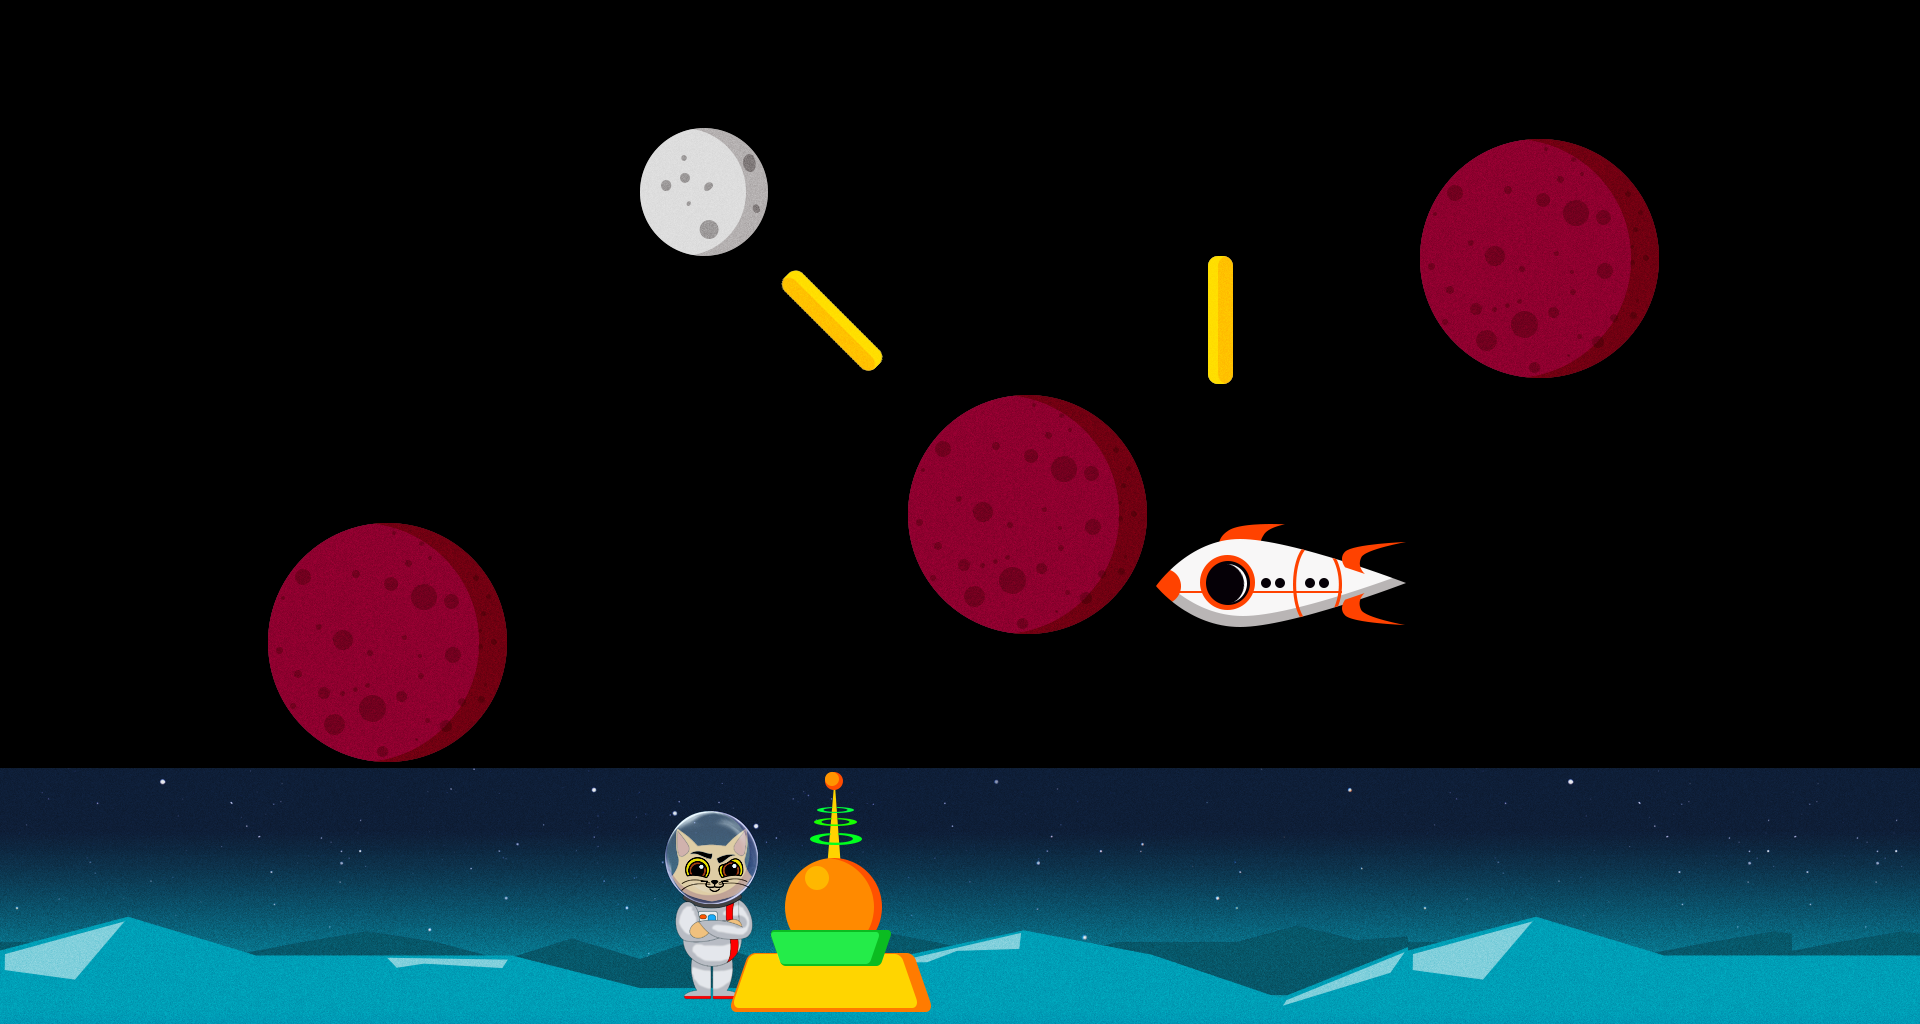

The image is a tile-based game level rendered from a .tmx file. Its description and complete source (layers, tilesets, objects, tile grids) follow:
An orthogonal 15x8 tile map with 128x128 px tiles, 3 tile layers (BackgroudLayer, PlayerLayer, GameLayer), 2 tilesets.

<map version="1.0" tiledversion="1.1.0" orientation="orthogonal" renderorder="right-down" width="15" height="8" tilewidth="128" tileheight="128" infinite="0" nextobjectid="1">
 <tileset firstgid="1" source="tiles.tsx" />
 <tileset firstgid="65" source="template_assets_v1.tsx" />
 <layer name="BackgroudLayer" width="15" height="8">
  <data encoding="csv">
0,0,0,0,0,0,0,0,0,0,0,0,0,0,0,
0,0,0,0,0,0,0,0,0,0,0,0,0,0,0,
0,0,0,0,0,0,0,0,0,0,0,0,0,0,0,
0,0,0,0,0,0,0,0,0,0,0,0,0,0,0,
0,0,0,0,0,0,0,0,0,0,0,0,0,0,0,
0,0,0,0,0,0,0,0,0,0,0,0,0,0,0,
158,159,160,161,162,163,164,165,166,167,168,158,159,160,160,
173,174,175,176,177,178,179,180,181,182,183,173,174,175,175
</data>
 </layer>
 <layer name="PlayerLayer" width="15" height="8">
  <data encoding="csv">
0,0,0,0,0,0,0,0,0,0,0,0,0,0,0,
0,0,0,0,0,0,0,0,0,0,0,0,0,0,0,
0,0,0,0,0,0,0,0,0,0,0,0,0,0,0,
0,0,0,0,0,0,0,0,0,0,0,0,0,0,0,
0,0,0,0,0,0,0,0,0,0,0,0,0,0,0,
0,0,0,0,0,0,0,0,0,0,0,0,0,0,0,
0,0,0,0,0,138,0,0,0,0,0,0,0,0,0,
0,0,0,0,0,153,0,0,0,0,0,0,0,0,0
</data>
 </layer>
 <layer name="GameLayer" width="15" height="8">
  <data encoding="csv">
0,0,0,0,0,0,0,0,0,0,0,0,0,0,0,
0,0,0,0,0,117,82,0,0,0,0,113,114,0,0,
0,0,0,0,0,0,121,0,0,119,0,128,129,0,100,
0,0,0,0,0,0,0,113,114,0,0,0,0,0,0,
0,0,113,114,0,0,0,128,129,92,93,0,0,0,100,
0,0,128,129,0,0,0,100,0,0,0,0,0,0,0,
0,0,0,0,0,89,90,91,0,0,0,0,0,0,0,
0,0,0,0,0,104,105,106,0,0,0,0,0,0,0
</data>
 </layer>
</map>